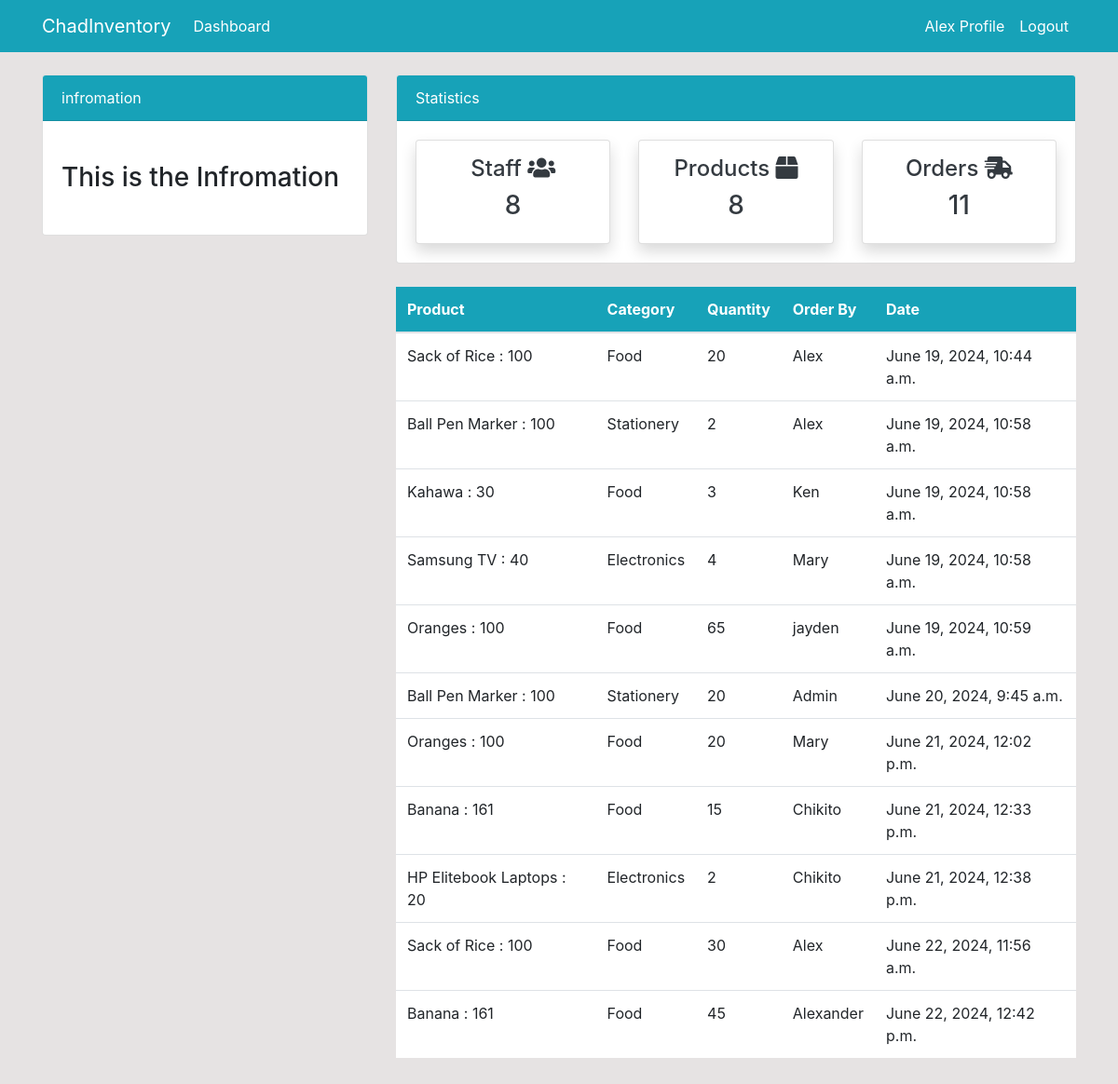
Screenshot of /order/ (signed in) with the database file from the repository.
### dashboard/models.py (models this page shows, shortened)
class Order(models.Model):
    Product = models.ForeignKey(Product,on_delete=models.CASCADE, null=True)
    Staff = models.ForeignKey(User, on_delete=models.CASCADE,null=True)
    order_quantity = models.PositiveBigIntegerField(null=True)
    date = models.DateTimeField(auto_now_add=True)
    class Meta:
        verbose_name_plural = 'Order'

class Product(models.Model):
    name = models.CharField(max_length=100,  null=True)
    category = models.CharField(max_length=20, choices=CATEGORY, null=True)
    quantity = models.PositiveBigIntegerField(null=True)
    class Meta:
        verbose_name_plural = 'Product'
    def __str__(self):
        return f'{self.name} : {self.quantity}'

### dashboard/views.py (the view)
# urls.py: path('order/', views.order, name='dashboard-order'),
@login_required
def order(request):
    orders = Order.objects.all()
    orders_count = orders.count()
    workers_count = User.objects.all().count()
    items_count = Product.objects.all().count()
    context = {
        'orders':orders,
        'workers_count':workers_count,
        'orders_count':orders_count,
        'items_count': items_count,
    }
    return render(request, 'dashboard/order.html', context)

### templates/dashboard/order.html (shortened to what this page needs)
{% extends 'partials/base.html'%}
{%block content%}
{% include 'partials/topnav.html'%}
    <div class="container">
        <div class="row my-4">
            <div class="col-md-4">
            </div>
            <div class="col-md-8">
                <table class="table bg-white">
                    <thead class="bg-info">
                      <tr class="text-white">
                        <th scope="col">Product</th>
                        <th scope="col">Category</th>
                        <th scope="col">Quantity</th>
                        <th scope="col">Order By</th>
                        <th scope="col">Date</th>
                      </tr>
                    </thead>
                    <tbody>
                      {% for orders in orders %}
                      <tr>
                        <td>{{orders.Product}}</td>
                        <td>{{orders.Product.category}}</td>
                        <td>{{orders.order_quantity}}</td>
                        <td>
                            {{orders.Staff.username}}
                        </td>
                        <td>
                          {{orders.date}}
                      </td>
                      </tr>
                      {%endfor%}
                    </tbody>
                    </table>
            </div>
        </div>
    </div>
{%endblock%}

### templates/partials/nav.html (shortened to what this page needs)
<nav class="navbar navbar-expand-lg navbar-light bg-info">
    <div class="container">
        {% if request.resolver_match.url_name == 'user-logout' or request.resolver_match.url_name == 'user-login' or request.resolver_match.url_name == 'user-register' %}
            <ul class="navbar-nav ml-auto">
                <li class="nav-item active">
                    <a class="nav-link text-white" href="{% url 'user-register' %}">Register <span class="sr-only">(current)</span></a>
                </li>
                <li class="nav-item">
                    <a class="nav-link text-white" href="{% url 'user-login' %}">Login</a>
                </li>
            </ul>
        {% else %}
            <a class="navbar-brand text-white" href="{% url 'dashboard-index' %}">ChadInventory</a>
            <div class="collapse navbar-collapse" id="navbarSupportedContent">
                <ul class="navbar-nav mr-auto">
                    <li class="nav-item active">
                        <a class="nav-link text-white" href="{% url 'dashboard-index' %}"> Dashboard <span class="sr-only">(current)</span></a>
                    </li>
                </ul>
                {% if user.is_authenticated %}
                    <ul class="navbar-nav ml-auto">
                        <li class="nav-item active">
                            <a class="nav-link text-white" href="{% url 'user-profile'%}">{{user.username}} Profile <span class="sr-only">(current)</span></a>
                        </li>
                        <li class="nav-item">
                            <a class="nav-link text-white" href="{% url 'user-logout' %}">Logout</a>
                        </li>
                    </ul>
                {% endif %}
            </div>
        {% endif %}
    </div>
</nav>

### static/style.css (style rules this page uses)
body { background-color: rgb(230, 227,227); }

### rows the page displays
Order: Product "Sack of Rice : 100", Product.category "Food", order_quantity "20", Staff.username "Alex", date "June 19, 2024, 10:44 a.m."
Order: Product "Ball Pen Marker : 100", Product.category "Stationery", order_quantity "2", Staff.username "Alex", date "June 19, 2024, 10:58 a.m."
Order: Product "Kahawa : 30", Product.category "Food", order_quantity "3", Staff.username "Ken", date "June 19, 2024, 10:58 a.m."
Order: Product "Samsung TV : 40", Product.category "Electronics", order_quantity "4", Staff.username "Mary", date "June 19, 2024, 10:58 a.m."
Order: Product "Oranges : 100", Product.category "Food", order_quantity "65", Staff.username "jayden", date "June 19, 2024, 10:59 a.m."
Order: Product "Ball Pen Marker : 100", Product.category "Stationery", order_quantity "20", Staff.username "Admin", date "June 20, 2024, 9:45 a.m."
Order: Product "Oranges : 100", Product.category "Food", order_quantity "20", Staff.username "Mary", date "June 21, 2024, 12:02 p.m."
Order: Product "Banana : 161", Product.category "Food", order_quantity "15", Staff.username "Chikito", date "June 21, 2024, 12:33 p.m."
Order: Product "HP Elitebook Laptops : 20", Product.category "Electronics", order_quantity "2", Staff.username "Chikito", date "June 21, 2024, 12:38 p.m."
Order: Product "Sack of Rice : 100", Product.category "Food", order_quantity "30", Staff.username "Alex", date "June 22, 2024, 11:56 a.m."
Order: Product "Banana : 161", Product.category "Food", order_quantity "45", Staff.username "Alexander", date "June 22, 2024, 12:42 p.m."

### other values shown
{{ user.username }} "Alex"
{{ workers_count }} "8"
{{ items_count }} "8"
{{ orders_count }} "11"
